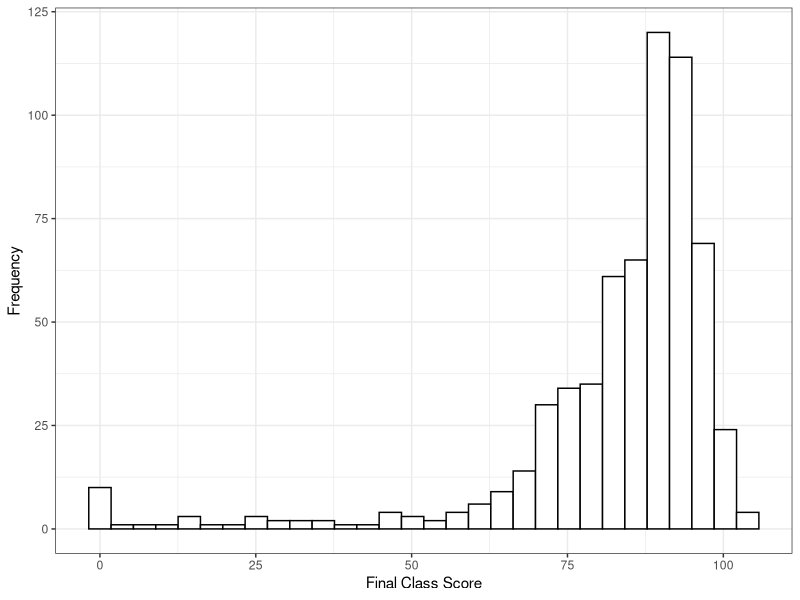
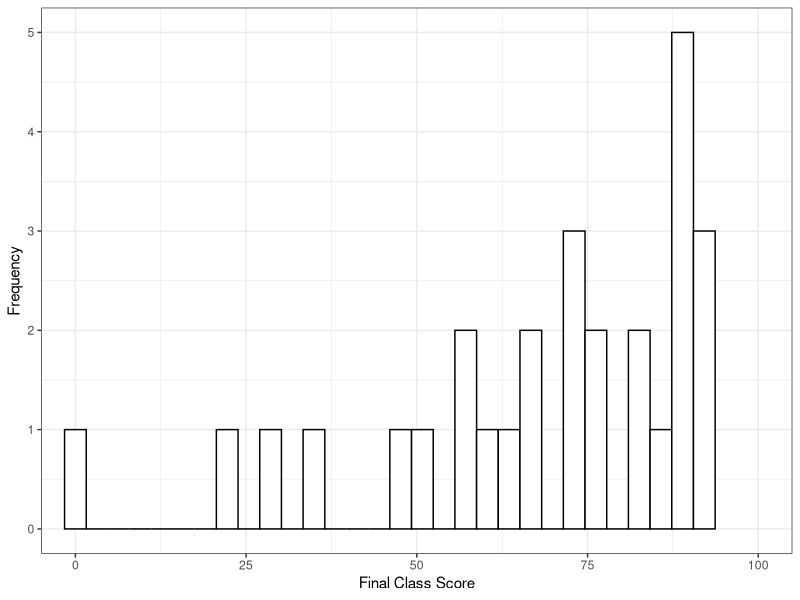
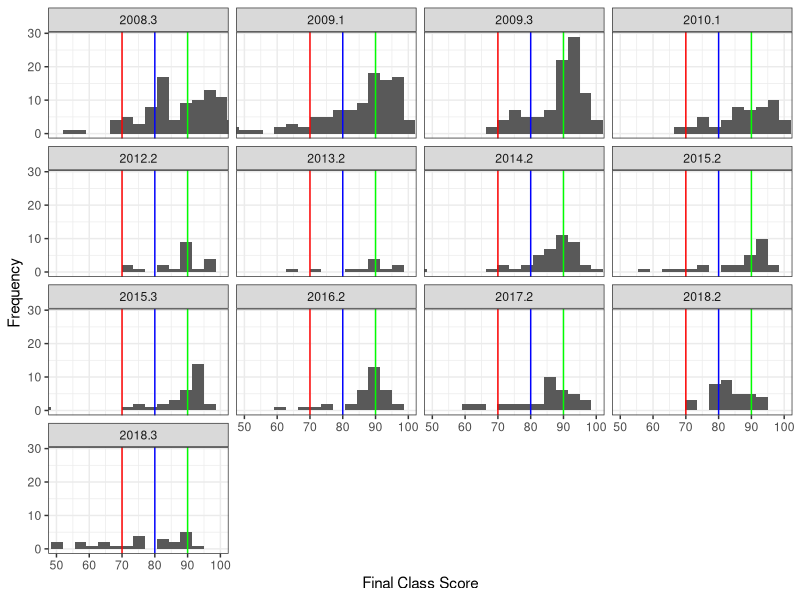
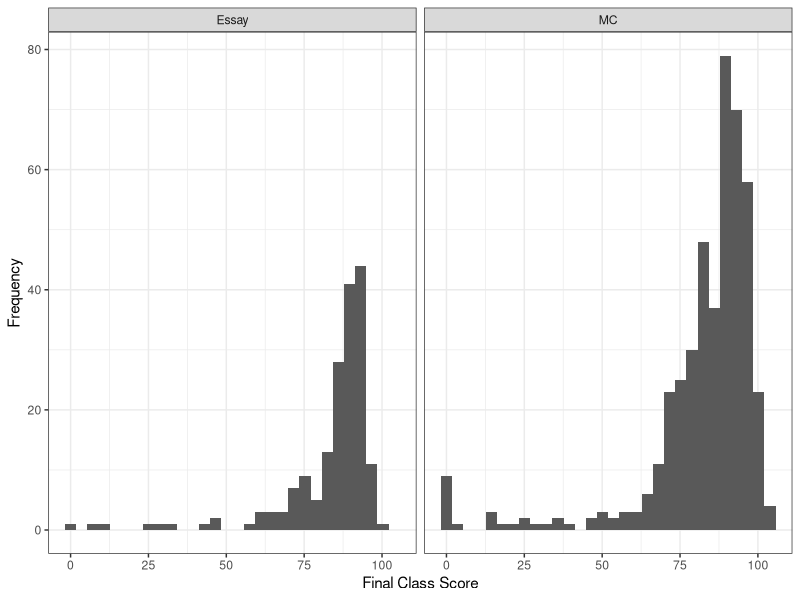
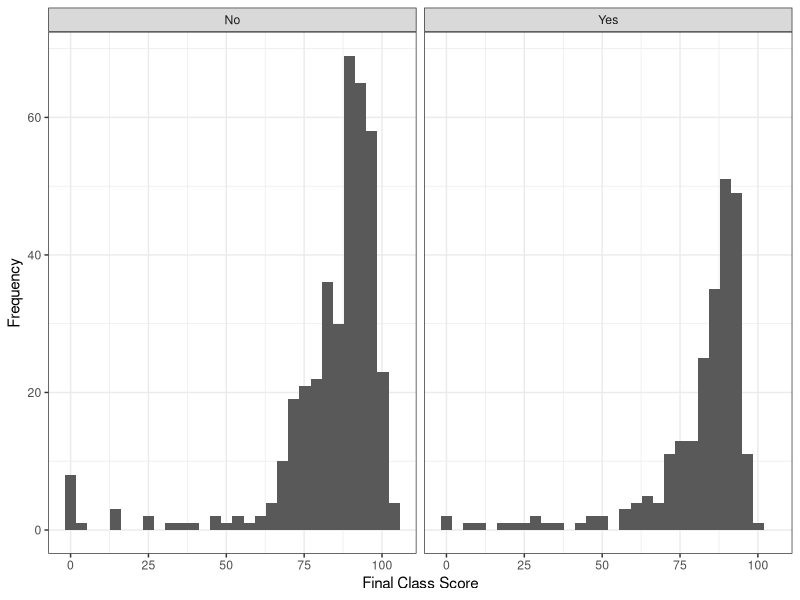
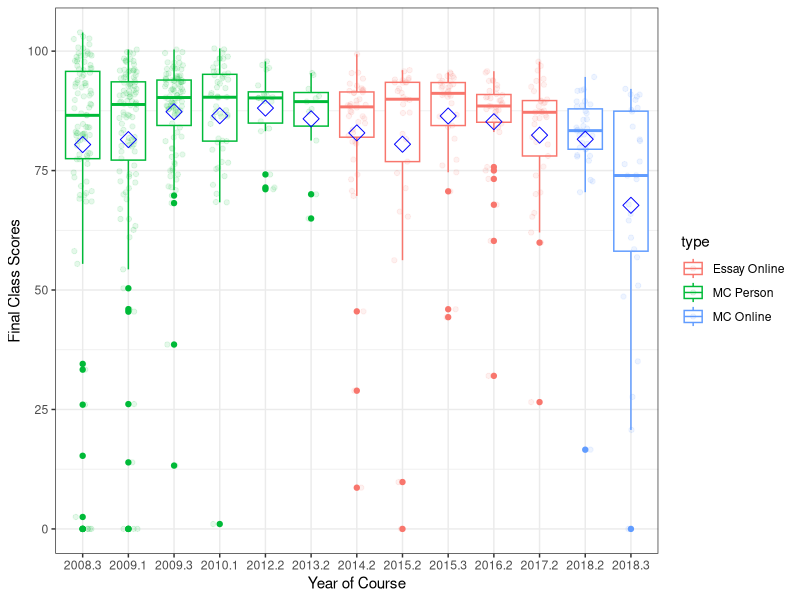

The R script that drew these images, in order:
## ---- chunk 1
library(readxl)
master = read_excel("cognition_grades.xlsx")
library(ggplot2)
ggplot(master, aes(Score)) + 
  theme_bw() +
  geom_histogram(fill = "white", color = "black") +
  xlab("Final Class Score") + 
  ylab("Frequency")
## ---- chunk 2
ggplot(master[master$Year == "2018.3" , ], aes(Score)) + 
  theme_bw() +
  geom_histogram(fill = "white", color = "black") +
  xlab("Final Class Score") + 
  ylab("Frequency") + 
  coord_cartesian(xlim = c(0,100))
## ---- chunk 3
#everything but this semester
mean(master$Score[master$Year != "2018.3"])
#this semester
mean(master$Score[master$Year == "2018.3"])
## ---- chunk 4
master$Letter = NA
master$Letter[master$Score < 60] = "F"
master$Letter[master$Score > 60 & master$Score < 70] = "D"
master$Letter[master$Score > 70 & master$Score < 80] = "C"
master$Letter[master$Score > 80 & master$Score < 90] = "B"
master$Letter[master$Score > 90] = "A"
master$tempyear = master$Year > 2018.25

table(master$tempyear, master$Letter)

chisq.test(master$tempyear, master$Letter)

chisq.test(master$tempyear, master$Letter)$residuals
## ---- chunk 5
ggplot(master, aes(Score)) + 
  geom_histogram() +
  facet_wrap( ~ Year, ncol=4) + 
  theme_bw() +
  xlab("Final Class Score") + 
  ylab("Frequency") + 
  coord_cartesian(xlim = c(50,100)) +
  geom_vline(xintercept = 70, color = "red") + 
  geom_vline(xintercept = 80, color = "blue") + 
  geom_vline(xintercept = 90, color = "green") 
## ---- chunk 6
#Split by test type
ggplot(master, aes(Score)) + 
  geom_histogram() +
  facet_wrap( ~ MC) + 
  theme_bw() +
  xlab("Final Class Score") + 
  ylab("Frequency") 

#Split by "is it online"
ggplot(master, aes(Score)) + 
  geom_histogram() +
  facet_wrap( ~ Online) + 
  theme_bw() +
  xlab("Final Class Score") + 
  ylab("Frequency") 

## ---- chunk 7
tapply(master$Score, list(master$MC, master$Online), mean)
## ---- chunk 8
master$type = paste(master$MC, master$Online, sep = " ")
master$type = factor(master$type,
                     levels = names(table(master$type)),
                     labels = c("Essay Online", "MC Person", "MC Online"))

ggplot(master, aes(as.factor(Year), Score, color = type)) +
  geom_boxplot() +
  theme_bw() +
  geom_jitter(position=position_jitter(0.2), alpha = .1) +
  stat_summary(fun.y=mean, geom="point", shape=23, size=4, color = "blue") +
  xlab("Year of Course") + 
  ylab("Final Class Scores")
